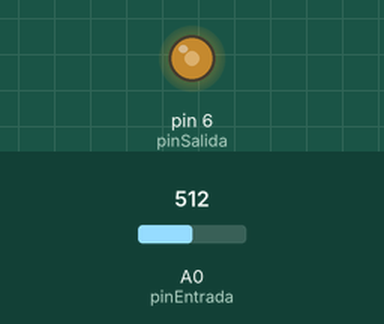
Simulated run of this sketch. Board: Arduino Uno, built with avr-gcc and run on an emulated ATmega328P. Shown: output pins drawn as LEDs (lit = HIGH). The inputs (shaded band) are chosen by the test bench; at power-on: A0 (pinEntrada) = 512. What the sketch prints to the serial monitor is not drawn.

Above: at 1.2 s.
1.3 s: A0 (pinEntrada) set to 122
At 2.5 s:
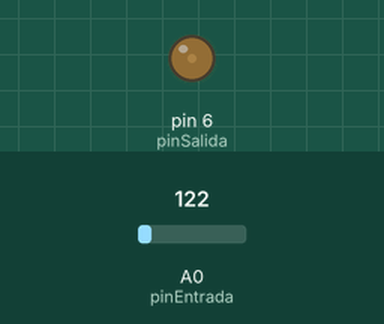
2.8 s: A0 (pinEntrada) set to 0
At 3.7 s:
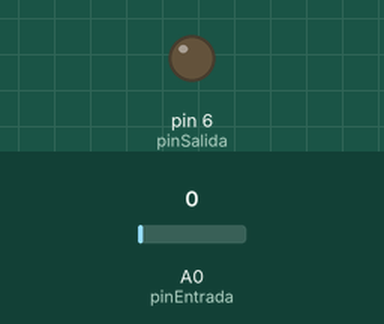
4.3 s: A0 (pinEntrada) set to 716
At 4.8 s:
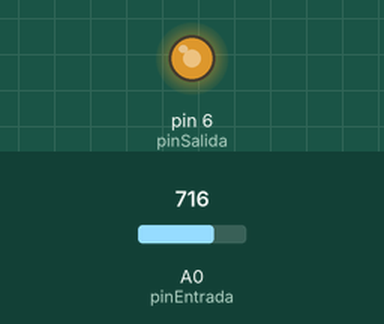
5.8 s: A0 (pinEntrada) set to 900
At 7.0 s:
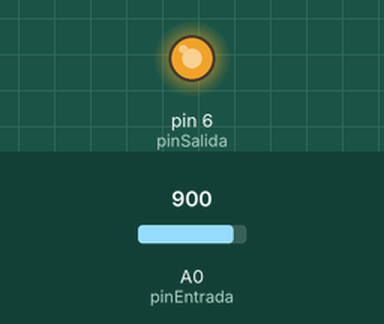
7.3 s: A0 (pinEntrada) set to 511
At 8.3 s:
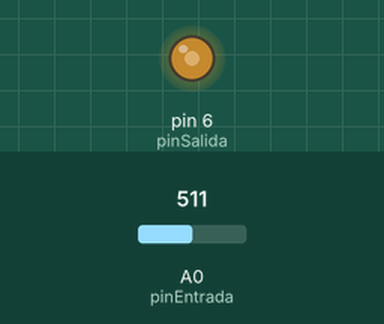
Timing chart, 0 to 10.3 s (numbered marks = the images above; inputs shaded):
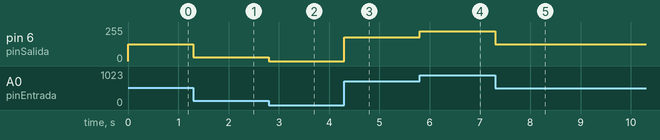

The sketch:

Practica_Arduino_20-10-15.ino
```cpp
int pinEntrada=A0;
int pinSalida=6;
byte brillo;


void setup()
{
  Serial.begin(57600);
  pinMode(pinSalida,OUTPUT);
}

void loop()
{
  brillo=map(analogRead(pinEntrada),0,1023,0,255);
  analogWrite(pinSalida,brillo);
  Serial.print(analogRead(pinEntrada));
  Serial.print(" ");
  Serial.println(brillo);
  delay(1);
}
```

Measured:
- after the input at 1.3 s, pin 6 (pinSalida): 127/255 → 30/255 at once
- after the input at 2.8 s, pin 6 (pinSalida): 30/255 → 0/255 at once
- after the input at 4.3 s, pin 6 (pinSalida): 0/255 → 178/255 at once
- after the input at 5.8 s, pin 6 (pinSalida): 178/255 → 224/255 at once
- after the input at 7.3 s, pin 6 (pinSalida): 224/255 → 127/255 at once
